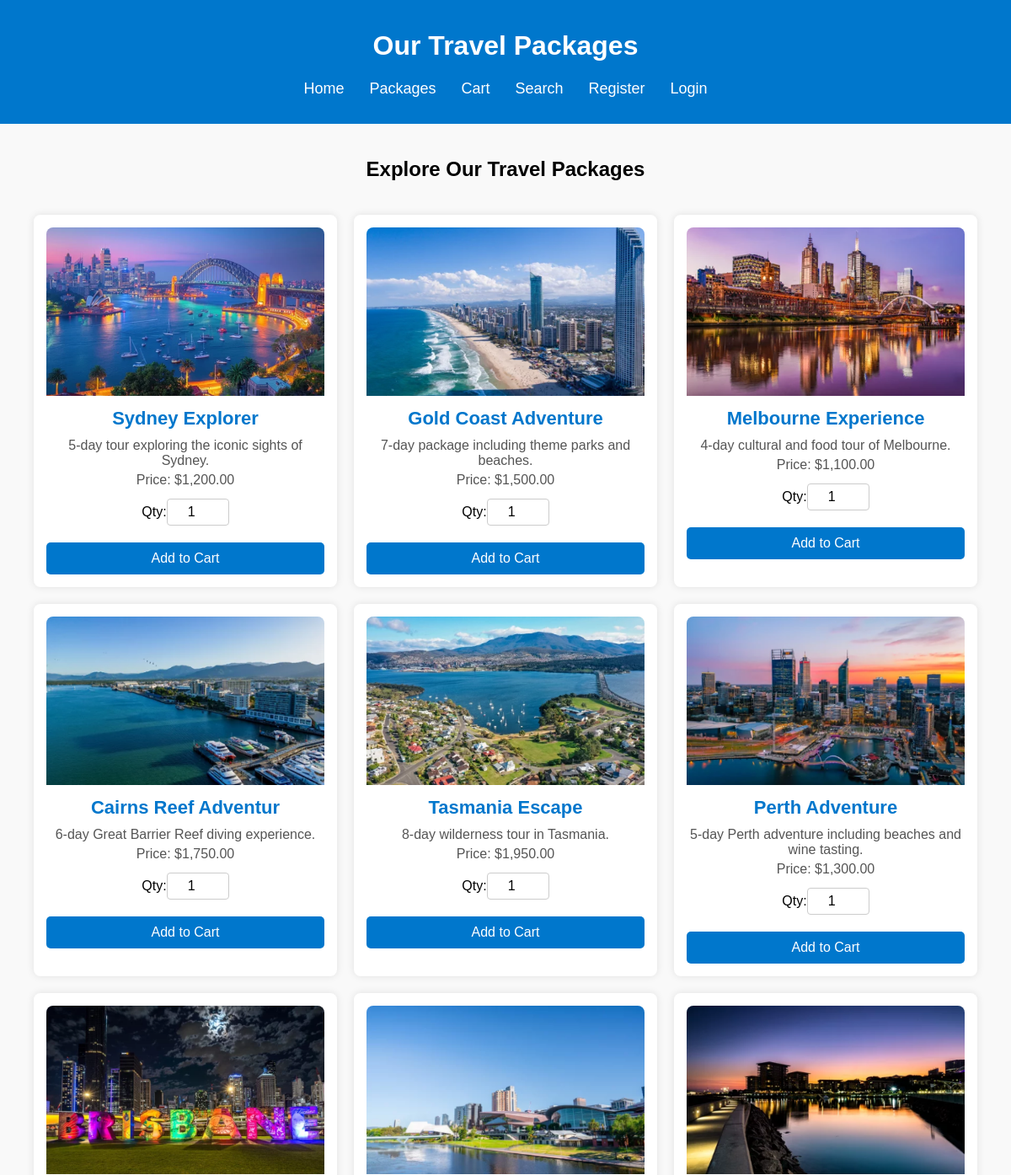
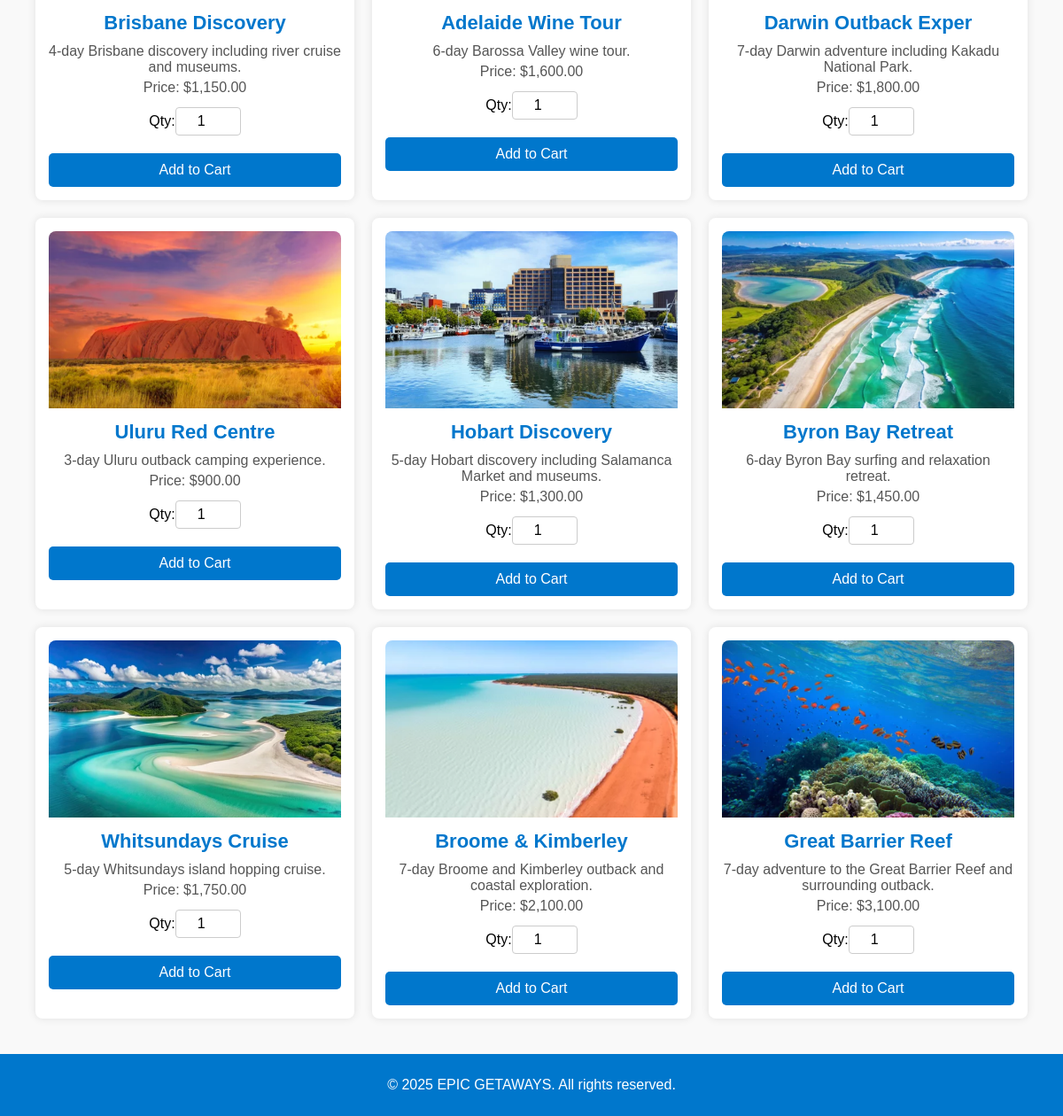
The page /packages.php on the database its author committed (2 pictures, top to bottom).
### tables this page shows
create table if not exists package(
    package_id int AUTO_INCREMENT NOT NULL,
    package_name varchar(20) not null,
    package_desc TEXT NOT NULL,
    price DECIMAL(10,2) NOT NULL,
    image_name VARCHAR(50) NOT NULL,
    primary key(package_id)
);

### packages.php (the view, shortened to what this page needs)
<?php
include_once('conn_getawaysdb.php');
$query = "SELECT package_id, package_name, package_desc, price, image_name FROM package";
$stmt = $mysqli->prepare($query);
$stmt->execute();
$result = $stmt->get_result();
?>
<!DOCTYPE html>
<html lang="en">
<head>
    <link rel="stylesheet" href="styles.css">
</head>
<body>
    <header>
        <h1>Our Travel Packages</h1>
        <nav>
            <ul>
                <li><a href="index.php">Home</a></li>
                <li><a href="packages.php">Packages</a></li>
                <li><a href="view_Cart.php">Cart</a></li>
                <li><a href="search_packages.php">Search</a></li>
                <?php
                if (isset($_SESSION['first_name'])) {
                    echo "<li><b>Welcome, " . htmlspecialchars($_SESSION['first_name']) . "</b></li>";
                    echo "<li><a href='logout.php'>Logout</a></li>";
                } else {
                    echo "<li><a href='register.html'>Register</a></li>";
                    echo "<li><a href='login.html'>Login</a></li>";
                }
                ?>
            </ul>
        </nav>
    </header>
    <main>
        <h2>Explore Our Travel Packages</h2>
        <div class="packages-grid">
        <?php
        while ($row = $result->fetch_assoc()) {
            $package_name = $row['package_name'];
            $package_desc = $row['package_desc'];
            $price = $row['price'];
            $image_name = $row['image_name'];
            echo "<div class='package'>";
            echo "<form action='add_to_cart.php' method='POST'>";
            echo "<img src='images/$image_name' alt='$package_name'>";
            echo "<h3>$package_name</h3>";
            echo "<p>$package_desc</p>";
            echo "<p>Price: $" . number_format($price, 2) . "</p>";
            echo "<label for='qty'>Qty:</label>";
            echo "<input type='number' name='qty' value='1' min='1' class='qty-input'>";
            echo "<input type='submit' value='Add to Cart' class='add-to-cart'>";
            echo "</form>";
            echo "</div>";
        }
        ?>
        </div>
    </main>
    <footer>
        <p>&copy; 2025 EPIC GETAWAYS. All rights reserved.</p>
    </footer>
</body>
</html>

### styles.css (style rules this page uses)
body { font-family: 'Poppins', sans-serif; margin: 0; padding: 0; background-color: #f9f9f9; }
header { background-color: #0077cc; color: white; padding: 15px 0; text-align: center; }
nav ul { list-style: none; padding: 0; display: flex; justify-content: center; }
nav ul li { margin: 0 15px; }
nav ul li a { color: white; text-decoration: none; font-size: 18px; }
main { padding: 20px; text-align: center; }
footer { background-color: #0077cc; color: white; text-align: center; padding: 10px 0; position: relative; width: 100%; }
.packages-grid { display: grid; grid-template-columns: repeat(auto-fit, minmax(300px, 1fr)); gap: 20px; padding: 20px; justify-content: center; }
.package { background: white; padding: 15px; border-radius: 8px; box-shadow: 0 0 10px rgba(0, 0, 0, 0.1); text-align: center; transition: transform 0.3s ease-in-out; }
.package img { width: 100%; height: 200px; object-fit: cover; border-radius: 8px 8px 0 0; }
.package h3 { margin: 10px 0; font-size: 22px; color: #0077cc; }
.package p { margin: 5px 0; font-size: 16px; color: #555; }
.add-to-cart { display: block; width: 100%; padding: 10px; background-color: #0077cc; color: white; border: none; border-radius: 5px; font-size: 16px; cursor: pointer; transition: background-color 0.3s ease-in-out; margin-top: 10px; }
.qty-input { width: 60px; padding: 6px; margin-top: 8px; margin-bottom: 10px; font-size: 16px; text-align: center; border: 1px solid #ccc; border-radius: 4px; }

### rows shown on the page
package: image_name (picture), package_name "Sydney Explorer", package_desc "5-day tour exploring the iconic sights of Sydney.", price "1,200.00"
package: image_name (picture), package_name "Gold Coast Adventure", package_desc "7-day package including theme parks and beaches.", price "1,500.00"
package: image_name (picture), package_name "Melbourne Experience", package_desc "4-day cultural and food tour of Melbourne.", price "1,100.00"
package: image_name (picture), package_name "Cairns Reef Adventur", package_desc "6-day Great Barrier Reef diving experience.", price "1,750.00"
package: image_name (picture), package_name "Tasmania Escape", package_desc "8-day wilderness tour in Tasmania.", price "1,950.00"
package: image_name (picture), package_name "Perth Adventure", package_desc "5-day Perth adventure including beaches and wine tasting.", price "1,300.00"
package: image_name (picture), package_name "Brisbane Discovery", package_desc "4-day Brisbane discovery including river cruise and museums.", price "1,150.00"
package: image_name (picture), package_name "Adelaide Wine Tour", package_desc "6-day Barossa Valley wine tour.", price "1,600.00"
package: image_name (picture), package_name "Darwin Outback Exper", package_desc "7-day Darwin adventure including Kakadu National Park.", price "1,800.00"
package: image_name (picture), package_name "Uluru Red Centre", package_desc "3-day Uluru outback camping experience.", price "900.00"
package: image_name (picture), package_name "Hobart Discovery", package_desc "5-day Hobart discovery including Salamanca Market and museums.", price "1,300.00"
package: image_name (picture), package_name "Byron Bay Retreat", package_desc "6-day Byron Bay surfing and relaxation retreat.", price "1,450.00"
package: image_name (picture), package_name "Whitsundays Cruise", package_desc "5-day Whitsundays island hopping cruise.", price "1,750.00"
package: image_name (picture), package_name "Broome & Kimberley", package_desc "7-day Broome and Kimberley outback and coastal exploration.", price "2,100.00"
package: image_name (picture), package_name "Great Barrier Reef", package_desc "7-day adventure to the Great Barrier Reef and surrounding outback.", price "3,100.00"
